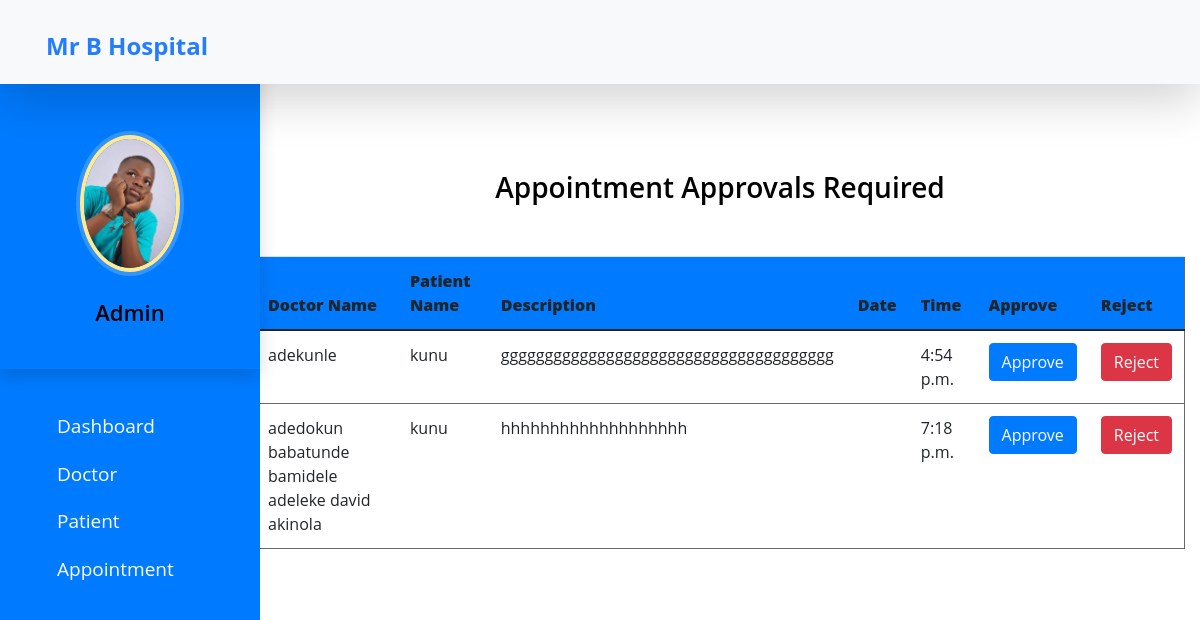
/adminaa, run on the app's committed database.
### HospitalManagement/models.py (models this page shows, shortened)
class Appointment(models.Model):
    doctor = models.ForeignKey(Doctor,on_delete=models.CASCADE)
    patient = models.ForeignKey(Patient,on_delete=models.CASCADE)
    appointmentdate=models.DateField()
    appointmenttime=models.TimeField()
    description=models.TextField(max_length=100)
    status=models.BooleanField(default=False)

class Doctor(models.Model):
    name = models.CharField(max_length=50)
    mobile= models.IntegerField()
    address=models.CharField(max_length=200)
    specialization = models.CharField(max_length=50,choices=specialization,default='Cardiologist')
    status=models.BooleanField(default=False)
    def __str__(self):
        return self.name

class Patient(models.Model):
    name = models.CharField(max_length=50)
    image= models.ImageField('profile' ,upload_to='images/',null=True,blank=True)
    gender= models.CharField(max_length=10)
    mobile= models.IntegerField(null=True,blank=True)
    address=models.CharField(max_length=200)
    symptoms=models.CharField(max_length=100 ,null=True,blank=True)
    status=models.BooleanField(default=False)
    def __str__(self):
        return self.name

### HospitalManagement/views.py (the view)
# urls.py: path('adminaa', admin_approve_appointment , name="admin_approve_appointment"),
def admin_approve_appointment(request):
    appointments=Appointment.objects.all()
    context={
    'appointments': appointments,
    }
    return render(request,"HospitalManagement/admin_approve_appointment.html",context)

### HospitalManagement/templates/HospitalManagement/admin_approve_appointment.html (shortened to what this page needs)
{% extends 'admin_base.html' %}
{% block main %}
<head>
</head>
<div class="container">
  <div class="panel panel-primary" >
    <div class="panel-heading mt-4 mb-5">
      <h4 class="panel-title">Appointment Approvals Required</h4>
    </div>
    <table class="table table-hover " style="border: 1px solid rgb(105, 105, 105);">
      <thead class="bg-primary" >
        <tr>
          <th style="font-weight: 900;">Doctor Name</th>
          <th style="font-weight: 900;">Patient Name</th>
          <th style="font-weight: 900;">Description</th>
          <th style="font-weight: 900;">Date</th>
          <th style="font-weight: 900;">Time</th>
          <th style="font-weight: 900;">Approve</th>
          <th style="font-weight: 900;">Reject</th>
        </tr>
      </thead>
      {% for a in appointments %}
      <tr>
        <td> {{a.doctor}}</td>
        <td>{{a.patient}}</td>
        <td>{{a.description}}</td>
        <td>{{a.appointmentDate}}</td>
        <td>{{a.appointmenttime}}</td>
        <td><a class="btn btn-primary btn-xs" href="{% url 'approve_appointment' a.id  %}">Approve</a></td>
        <td><a class="btn btn-danger btn-xs" href="{% url 'reject_appointment' a.id  %}">Reject</a></td>
      </tr>
      {% endfor %}
    </table>
  </div>
</div>
{% endblock %}

### static/style.css (style rules this page uses)
body { padding-left: 240px; }

### static/css/templatemo-medic-care.css (style rules this page uses)
:root { --white-color: #FFFFFF; --primary-color: #247cff; --section-bg-color: #F9F9F9; --dark-color: #000000; --title-color: #565758; --p-color: #717275; --border-color: #eaeaea; --body-font-family: 'Open Sans', sans-serif; --h1-font-size: 48px; --h2-font-size: 36px; --h3-font-size: 32px; --h4-font-size: 28px; --h5-font-size: 24px; --h6-font-size: 22px; --p-font-size: 18px; --menu-font-size: 16px; --font-weight-light: 300; --font-weight-normal: 400; --font-weight-semibold: 600; --font-weight-bold: 700; }
body { background: var(--white-color); font-family: var(--body-font-family); position: relative; padding-top: 94px; }
h2, h3, h4, h5, h6 { color: var(--dark-color); line-height: inherit; }
h1, h2, h3, h4, h5, h6 { font-weight: var(--font-weight-semibold); }
h4 { font-size: var(--h4-font-size); }
a, button { touch-action: manipulation; transition: all 0.3s; }
a { color: var(--p-color); text-decoration: none; }

### templates/admin_base.html (style rules this page uses)
a:link { text-decoration: none; }
a { color: white; }

### HospitalManagement/templates/HospitalManagement/admin_approve_appointment.html (style rules this page uses)
a:link { text-decoration: none; }
h4 { text-align: center; }

### data on the page
Appointment: doctor "adekunle", patient "kunu", description "gggggggggggggggggggggggggggggggggggggg", appointmenttime "4:54 p.m."
Appointment: doctor "adedokun babatunde bamidele adeleke david akinola", patient "kunu", description "hhhhhhhhhhhhhhhhhhh", appointmenttime "7:18 p.m."
